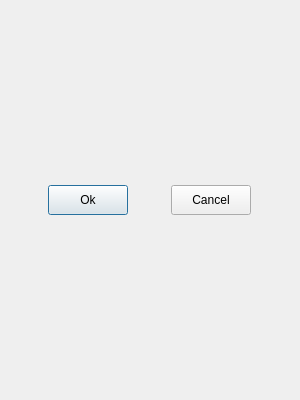
<?xml version="1.0" encoding="UTF-8"?>
<ui version="4.0">
 <class>QDeleteResourceDialog</class>
 <widget class="QDialog" name="QDeleteResourceDialog">
  <property name="geometry">
   <rect>
    <x>0</x>
    <y>0</y>
    <width>300</width>
    <height>400</height>
   </rect>
  </property>
  <property name="minimumSize">
   <size>
    <width>300</width>
    <height>400</height>
   </size>
  </property>
  <property name="maximumSize">
   <size>
    <width>300</width>
    <height>400</height>
   </size>
  </property>
  <property name="windowTitle">
   <string>Remove Resource</string>
  </property>
  <layout class="QVBoxLayout" name="verticalLayout">
   <item>
    <layout class="QHBoxLayout" name="horizontalLayout">
     <item>
      <widget class="QPushButton" name="okBtn">
       <property name="minimumSize">
        <size>
         <width>80</width>
         <height>30</height>
        </size>
       </property>
       <property name="maximumSize">
        <size>
         <width>80</width>
         <height>30</height>
        </size>
       </property>
       <property name="text">
        <string>Ok</string>
       </property>
      </widget>
     </item>
     <item>
      <widget class="QPushButton" name="cancelBtn">
       <property name="minimumSize">
        <size>
         <width>80</width>
         <height>30</height>
        </size>
       </property>
       <property name="maximumSize">
        <size>
         <width>80</width>
         <height>30</height>
        </size>
       </property>
       <property name="text">
        <string>Cancel</string>
       </property>
      </widget>
     </item>
    </layout>
   </item>
  </layout>
 </widget>
 <resources/>
 <connections/>
</ui>
